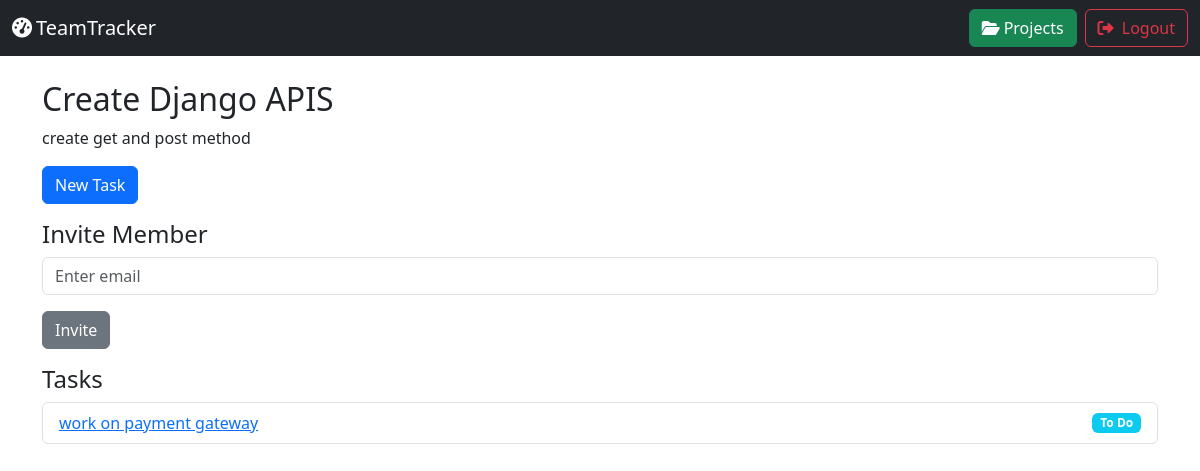
Page /projects/2/ (signed in) on the committed database.
### core/models.py (models this page shows, shortened)
class Project(models.Model):
    name = models.CharField(max_length=200)
    description = models.TextField(blank=True)
    owner = models.ForeignKey(User, on_delete=models.CASCADE, related_name='owned_projects')
    members = models.ManyToManyField(User, through='ProjectMembership', related_name='projects')
    created_at = models.DateTimeField(auto_now_add=True)

class Task(models.Model):
    STATUS_CHOICES = [('todo','To Do'),('inprogress','In Progress'),('done','Done')]
    PRIORITY_CHOICES = [('low','Low'),('medium','Medium'),('high','High')]
    project = models.ForeignKey(Project, on_delete=models.CASCADE)
    title = models.CharField(max_length=200)
    description = models.TextField(blank=True)
    assignee = models.ForeignKey(User, on_delete=models.SET_NULL, null=True, blank=True)
    status = models.CharField(max_length=20, choices=STATUS_CHOICES, default='todo')
    due_date = models.DateField(null=True, blank=True)
    priority = models.CharField(max_length=10, choices=PRIORITY_CHOICES, default='medium')
    tags = models.CharField(max_length=100, blank=True)
    created_at = models.DateTimeField(auto_now_add=True)

### core/views.py (the view)
# urls.py: path('projects/<int:pk>/', views.project_overview, name='project_overview'),
@login_required
def project_overview(request, pk):
    project = get_object_or_404(Project, pk=pk)
    if request.user not in project.members.all():
        return HttpResponseForbidden()
    tasks = Task.objects.filter(project=project)
    return render(request, 'project_overview.html', {'project': project, 'tasks': tasks})

### templates/project_overview.html (shortened to what this page needs)
{% extends "base.html" %}
{% block content %}
  <h2>{{ project.name }}</h2>
  <p>{{ project.description }}</p>
  <a href="{% url 'task_create' project.pk %}" class="btn btn-primary mb-3">New Task</a>
  <h4>Invite Member</h4>
  <form method="post" action="{% url 'project_invite' project.pk %}">
    <div class="mb-3">
      <input type="email" name="email" class="form-control" placeholder="Enter email" required>
    </div>
    <button type="submit" class="btn btn-secondary mb-3">Invite</button>
  </form>
  <h4>Tasks</h4>
  <ul class="list-group">
    {% for task in tasks %}
      <li class="list-group-item d-flex justify-content-between align-items-center">
        <a href="{% url 'task_detail' task.pk %}">{{ task.title }}</a>
        <span class="badge bg-info">{{ task.get_status_display }}</span>
      </li>
    {% empty %}
      <li class="list-group-item">No tasks.</li>
    {% endfor %}
  </ul>
{% endblock %}

### rows in the picture
Project: name "Create Django APIS", description "create get and post method"
Task: title "work on payment gateway", status "To Do"
